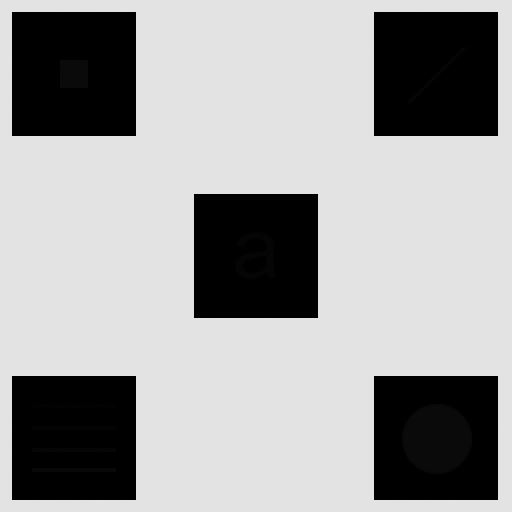
#> input picture hw3_2/hidden_object_2.jpg, 512 x 512 px
$ python ans2.py   (older library calls are emulated)
#> lines starting #> are read from the running program, lines starting #| are printed output that depends on the picture
import cv2
import numpy as np
import matplotlib.pyplot as plt
import skimage.morphology as morp
from skimage.filters import rank

# Load the image
img = cv2.imread('hidden_object_2.jpg', cv2.IMREAD_GRAYSCALE)
#> img is the input picture: shape (512, 512); min 0, max 228, mean 160.7

# Local Equalization, disk shape kernel
kernel = morp.square(3)
img_local = rank.equalize(img, footprint=kernel)
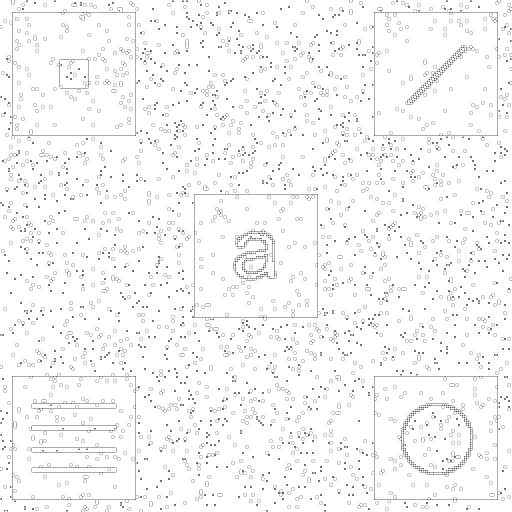
#> img_local: shape (512, 512); min 113, max 255, mean 247.4
clahe = cv2.createCLAHE(clipLimit=10.0, tileGridSize=(10,10))

# Apply CLAHE to the grayscale image to enhance contrast
equalized = clahe.apply(img)
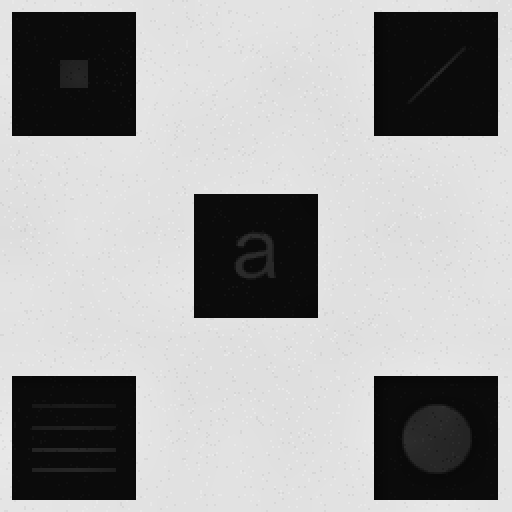
#> equalized: shape (512, 512); min 6, max 235, mean 163.1

# Normalize the enhanced image to 8-bit range
enhanced = cv2.normalize(equalized, None, alpha=0, beta=255, norm_type=cv2.NORM_MINMAX, dtype=cv2.CV_8U)

# Display the original and enhanced images using plt
fig, (ax_img, ax_enhanced) = plt.subplots(1, 2)

ax_img.imshow(img, cmap=plt.cm.gray)
ax_img.set_title('Low contrast image')
ax_img.set_axis_off()

ax_enhanced.imshow(enhanced, cmap=plt.cm.gray)
ax_enhanced.set_title('Local equalization')
ax_enhanced.set_axis_off()

plt.show()
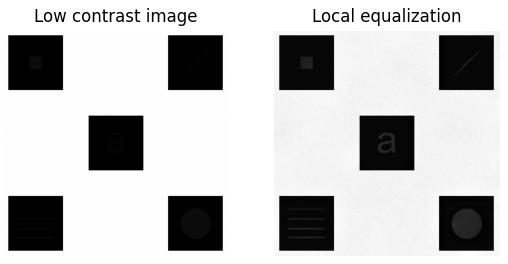
#> figure drawn by matplotlib, 2 panels
